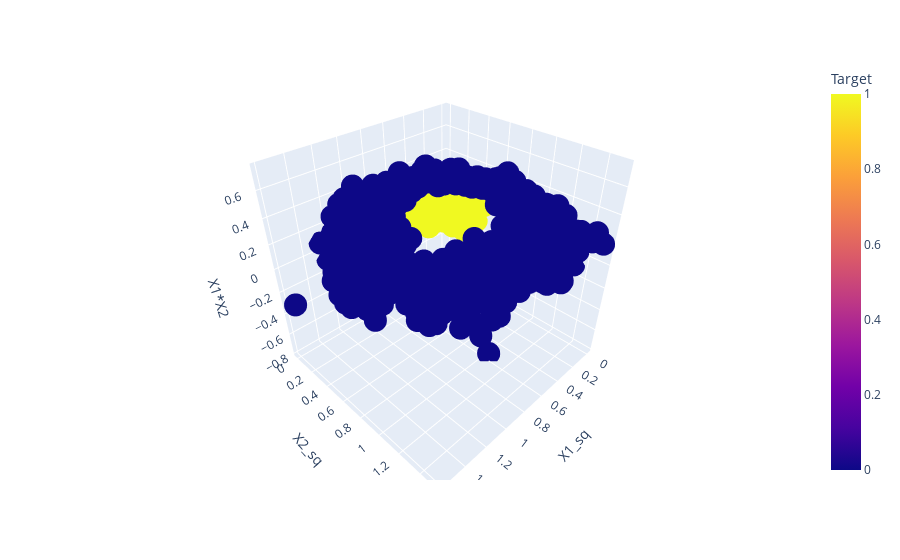

Source (notebook cell):
### Code cell
import plotly.express as px
px.scatter_3d(df, x='X1_sq', y='X2_sq', z='X1*X2', color='Target')

### Figure 1 — Plotly figure (JSON) as saved in the notebook; plotly's stock layout.template omitted (floating-point values rounded to 4 significant figures; data arrays with more than 128 entries replaced by an {"elided": "..."} marker saying what was removed)
{"data": [{"hovertemplate": "X1_sq=%{x}<br>X2_sq=%{y}<br>X1*X2=%{z}<br>Target=%{marker.color}<extra></extra>", "legendgroup": "", "marker": {"color": {"elided": "1000 int values"}, "coloraxis": "coloraxis", "symbol": "circle"}, "mode": "markers", "name": "", "scene": "scene", "showlegend": false, "type": "scatter3d", "x": {"elided": "1000 float values"}, "y": {"elided": "1000 float values"}, "z": {"elided": "1000 float values"}}], "layout": {"coloraxis": {"colorbar": {"title": {"text": "Target"}}, "colorscale": [[0, "#0d0887"], [0.1111, "#46039f"], [0.2222, "#7201a8"], [0.3333, "#9c179e"], [0.4444, "#bd3786"], [0.5556, "#d8576b"], [0.6667, "#ed7953"], [0.7778, "#fb9f3a"], [0.8889, "#fdca26"], [1, "#f0f921"]]}, "legend": {"tracegroupgap": 0}, "margin": {"t": 60}, "scene": {"domain": {"x": [0, 1], "y": [0, 1]}, "xaxis": {"title": {"text": "X1_sq"}}, "yaxis": {"title": {"text": "X2_sq"}}, "zaxis": {"title": {"text": "X1*X2"}}}}}
